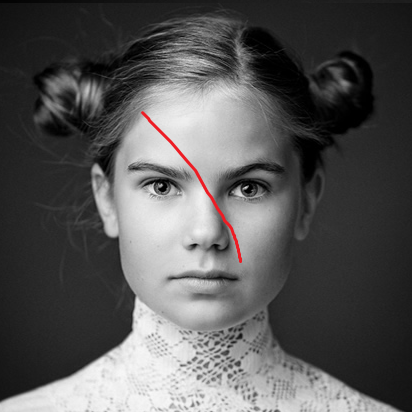
#> input picture imagen.png, 412 x 412 px
$ python 'List generator.py'
#> lines starting #> are read from the running program, lines starting #| are printed output that depends on the picture; after the words box and inside, x2 and y2 are one past the last pixel; in counts of white or black regions, pixels touching at a corner belong together
import numpy as np
from matplotlib import pyplot as plt
from matplotlib import cm
import matplotlib.image as mpimg
from PIL import Image, ImageDraw
from matplotlib.animation import FuncAnimation, PillowWriter
import math


def interp(x0, y0, x1, y1):
    """Uses Xiaolin Wu's line algorithm to interpolate all of the pixels along a
    straight line, given two points (x0, y0) and (x1, y1)

    """
    pixels = []
    steep = abs(y1 - y0) > abs(x1 - x0)


    if steep:
        t = x0
        x0 = y0
        y0 = t

        t = x1
        x1 = y1
        y1 = t

    if x0 > x1:
        t = x0
        x0 = x1
        x1 = t

        t = y0
        y0 = y1
        y1 = t

    dx = x1 - x0
    dy = y1 - y0
    gradiente = dy / dx  # gradiente


    x_end = round(x0)
    y_end = y0 + (gradiente * (x_end - x0))
    xpxl0 = x_end
    ypxl0 = round(y_end)
    if steep:
        pixels.extend([(ypxl0, xpxl0), (ypxl0 + 1, xpxl0)])
    else:
        pixels.extend([(xpxl0, ypxl0), (xpxl0, ypxl0 + 1)])

    interpolated_y = y_end + gradiente


    x_end = round(x1)
    y_end = y1 + (gradiente * (x_end - x1))
    xpxl1 = x_end
    ypxl1 = round(y_end)


    for x in range(xpxl0 + 1, xpxl1):
        if steep:
            pixels.extend([(math.floor(interpolated_y), x), (math.floor(interpolated_y) + 1, x)])

        else:
            pixels.extend([(x, math.floor(interpolated_y)), (x, math.floor(interpolated_y) + 1)])

        interpolated_y += gradiente


    if steep:
        pixels.extend([(ypxl1, xpxl1), (ypxl1 + 1, xpxl1)])
    else:
        pixels.extend([(xpxl1, ypxl1), (xpxl1, ypxl1 + 1)])

    return pixels


def numeros_no_posibles(a):
	lista_numeros=[]
	b=int(np.floor(n*0.1))
	if b%2==0:
		b=b+1

	for i in range(int(b)):
		lista_numeros.append(((a-i)%(n)+int((b-1)/2))%n)

	return lista_numeros


def linea(a,b):
	plt.plot([x[a],x[b]],[y[a],y[b]],"k",linewidth=0.2)

def linea2(a):
	plt.plot([x[lista[a]],x[lista[a+1]]],[y[lista[a]],y[lista[a+1]]],"k",linewidth=0.2)

def linea3(a):
	draw.line(((x[a]+rad,-y[a]+rad), (x[lista[a+1]]+rad,-y[lista[a+1]]+rad)),
		fill=(255,255),width=1)

def promedio(cosita):
	total = 0
	for i in range(0, 412):
	    for j in range(0, 412):
	        total += cosita.getpixel((i,j))[0]

	mean = total / (412 * 412)
	return mean

def buscador(a,im):

	img=np.array(im)
	promedios=[]
	for i in range(n):
		base=img
		imagen_prueba=Image.fromarray(img)
		dibujar = ImageDraw.Draw(imagen_prueba)
		if i in numeros_no_posibles(a) or i==lista[-2]:
			promedios.append(255)
		else:
			suma=0
			for j in interp(x[a],y[a],x[i],y[i]):
				c,b=j

				suma+=imagen_prueba.getpixel((int(c+rad),int(-b+rad)))[0]

			promedio=suma/len(interp(x[a],y[a],x[i],y[i]))
			promedios.append(promedio)


	return promedios.index(min(promedios))

def buscador2(a,im):

	img=np.array(im)
	promedios=[]
	for i in range(n):
		base=img
		imagen_prueba=Image.fromarray(img)
		dibujar = ImageDraw.Draw(imagen_prueba)
		if i in numeros_no_posibles(a):
			promedios.append(255)

		else:
			suma=0
			for j in interp(x[a],y[a],x[i],y[i]):
				c,b=j

				suma+=imagen_prueba.getpixel((int(c+rad),int(-b+rad)))[0]

			promedio=suma/len(interp(x[a],y[a],x[i],y[i]))
			promedios.append(promedio)


	print(lista[-1])
	print(promedios.index(min(promedios)))


def linea_foto(a,b):
	draw.line(((x[a]+rad,-y[a]+rad), (x[b]+rad,-y[b]+rad)),
		fill=(255,255,255),width=1)


n=int(input("inserte numero de puntos: "))
#> the answer given: 3
num_lineas=int(input("inserte el numero de lineas: "))
#> the answer given: 3
lista=[0,0,]
rad = 412*2/2-2
cx = 0
cy = 0
actual=0
angulo = np.linspace(0, 2*np.pi, n+1)
x = rad * np.cos(angulo) + cx
y = rad * np.sin(angulo) + cy


actual=0

plt.plot(x, y, 'ro',markersize=1)
plt.gca().set_aspect('equal')

ima= Image.open("imagen.png")
#> ima is the input picture: PIL image 412x412 RGBA; mean R, G, B, A 87.5, 86.8, 86.9, 255

ima=ima.resize((412*3,412*3))
#> ima: PIL image 1236x1236 RGBA
ima=ima.convert('LA')
#> ima: PIL image 1236x1236 LA
ima=ima.crop((412*3/6,412*3/6,5*412*3/6,5*412*3/6))
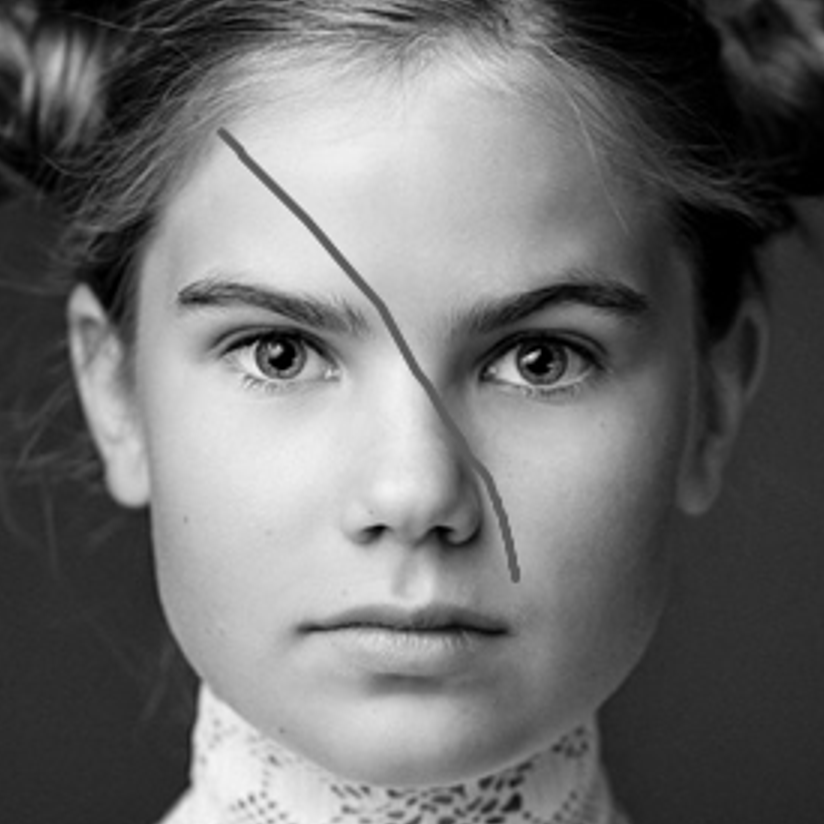
#> ima: PIL image 824x824 LA; mean R, G, B, A 109.3, 109.3, 109.3, 255

ima.save("grande_gris.png")

img=Image.open("grande_gris.png").convert("RGB")

npImage=np.array(img)


h,w=img.size
#> h = 824; w = 824

# Create same size alpha layer with circle
alpha = Image.new('L', img.size,0)
#> alpha: PIL image 824x824 L; every value is 0
draw = ImageDraw.Draw(alpha)
draw.pieslice([0,0,h,w],0,360,fill=255)

# Convert alpha Image to numpy array
npAlpha=np.array(alpha)
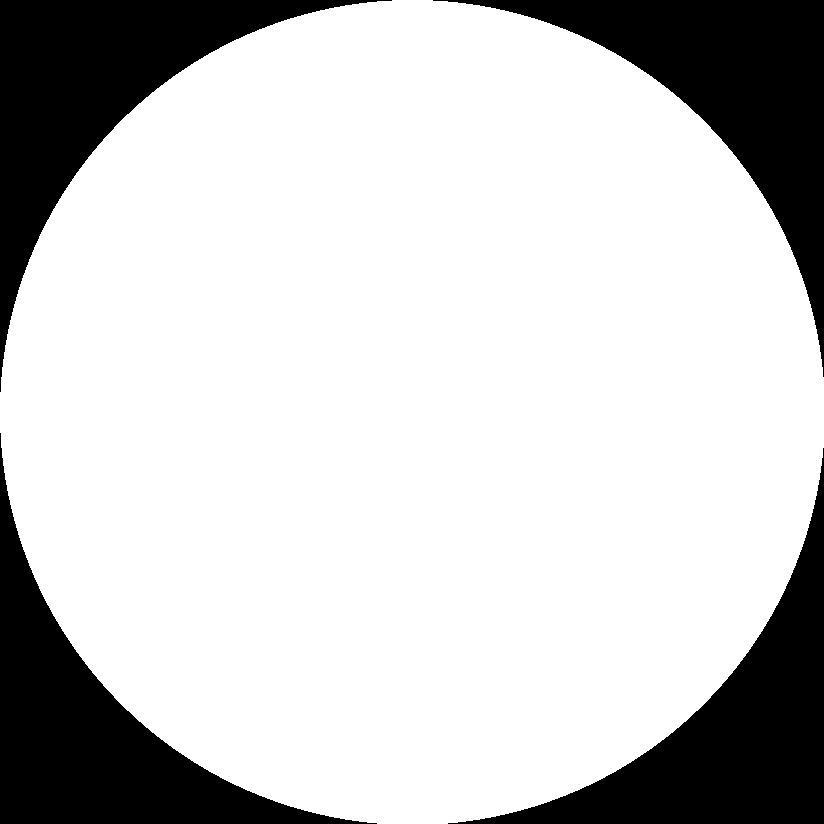
#> npAlpha: shape (824, 824); 78.7% white; 4 black regions, box (x1, y1, x2, y2) and area: (0, 0, 392, 392) 36545, (433, 0, 824, 377) 36153, (0, 433, 377, 824) 36153, (448, 448, 824, 824) 35762

# Add alpha layer to RGB
npImage=np.dstack((npImage,npAlpha))
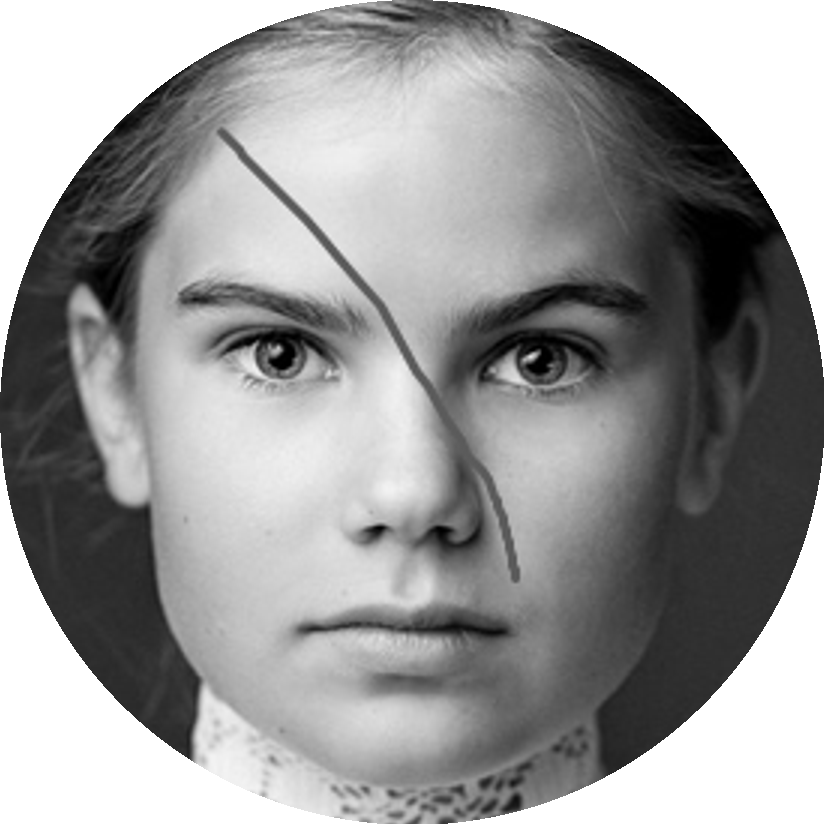
#> npImage: shape (824, 824, 4); mean R, G, B, A 109.3, 109.3, 109.3, 200.7; transparent parts drawn white

# Save with alpha
Image.fromarray(npImage).save('result.png')


img2=Image.open('result.png')
draw=ImageDraw.Draw(img2)

for i in range(num_lineas):


	b=buscador(actual,img2)
	linea_foto(actual,b)
	lista.append(b)
	linea(actual,b)
	"""
	if len(lista)>150:
		buscador2(actual,img2)
	"""


	actual=b
#> this loop made 3 passes
#> (b, actual) on pass 1: (2, 2)
#> after the loop, lista = [0, 0, 2, 1, 0]


plt.axis("off")
with open("lista de puntos.txt","w") as new_file:
	j=1
	for i in lista:
		if j%20==0:
			new_file.write(str(i)+", "+"\n")
			j+=1

		else:
			new_file.write(str(i)+", ")
			j+=1
#> this loop made 5 passes
#> i on passes 2, 4, 5: 0, 1, 0
#> after the loop, j = 6


"""

actual=0
for j in range(len(lista)-1):

	draw.line(((x[actual]+rad,-y[actual]+rad), (x[lista[j+1]]+rad,-y[lista[j+1]]+rad)),
		fill=(255,255),width=1)
	actual=lista[j+1]
	promedio()

im.show()

"""

"""

fig, ax = plt.subplots()

plt.plot(x, y, 'ro',markersize=1)
plt.gca().set_aspect('equal')
ani = FuncAnimation(fig,func=linea2,frames=len(lista)-1,
                    interval=10)

ani.save("cosa9.gif", writer=PillowWriter(fps=24))

"""
"""
#animacion de la imagen quitando lineas

im = mpimg.imread("imagen.png")
draw = ImageDraw.Draw(im)
figu, ax = plt.subplots()
anim = FuncAnimation(figu,func=linea3,frames=len(lista)-1,
                    interval=10)

im.show()
"""
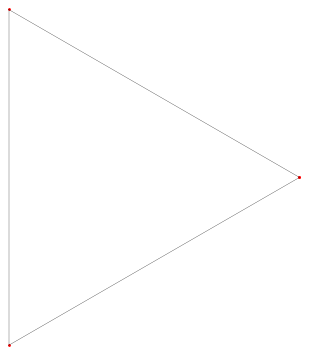
#> figure drawn by matplotlib, 1 panel
